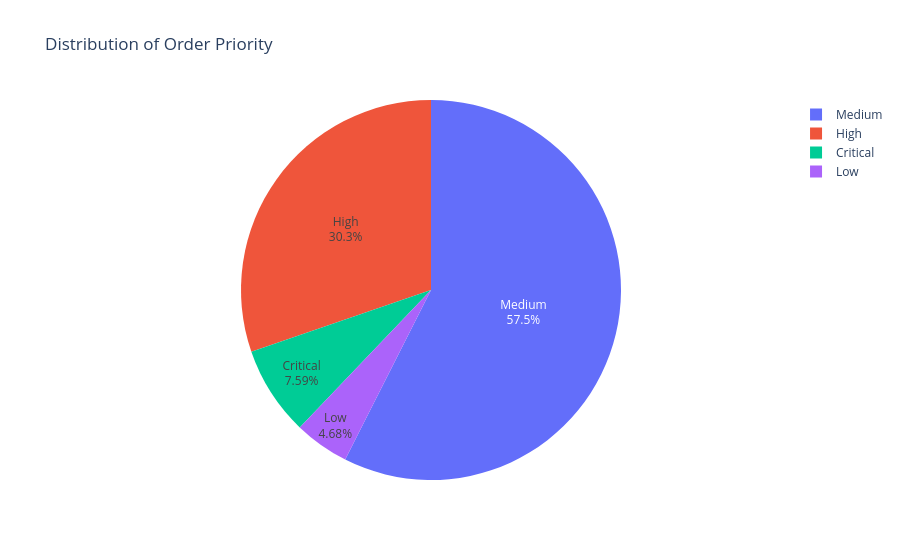

Here is the notebook cell this chart was saved with:
### Code cell
fig = px.pie(
    df,
    names="Order Priority",
    title="Distribution of Order Priority"
)

fig.update_traces(textinfo="percent+label")
fig.show()

### Figure 1 — Plotly figure (JSON) as saved in the notebook; plotly's stock layout.template omitted (floating-point values rounded to 4 significant figures; data arrays with more than 128 entries replaced by an {"elided": "..."} marker saying what was removed)
{"data": [{"domain": {"x": [0, 1], "y": [0, 1]}, "hovertemplate": "Order Priority=%{label}<extra></extra>", "labels": {"elided": "49670 str values"}, "legendgroup": "", "name": "", "showlegend": true, "textinfo": "percent+label", "type": "pie"}], "layout": {"legend": {"tracegroupgap": 0}, "title": {"text": "Distribution of Order Priority"}}}
